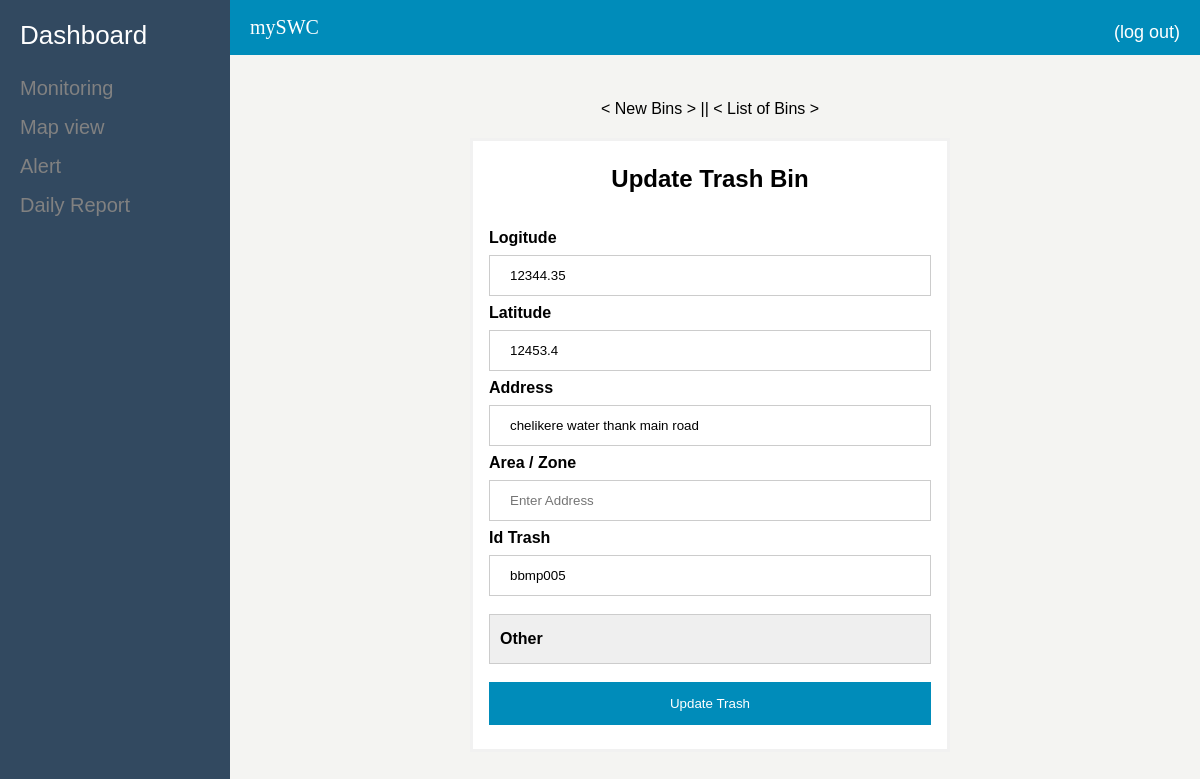
Before: /editTrash.php?idTrash=10 with the older database file.
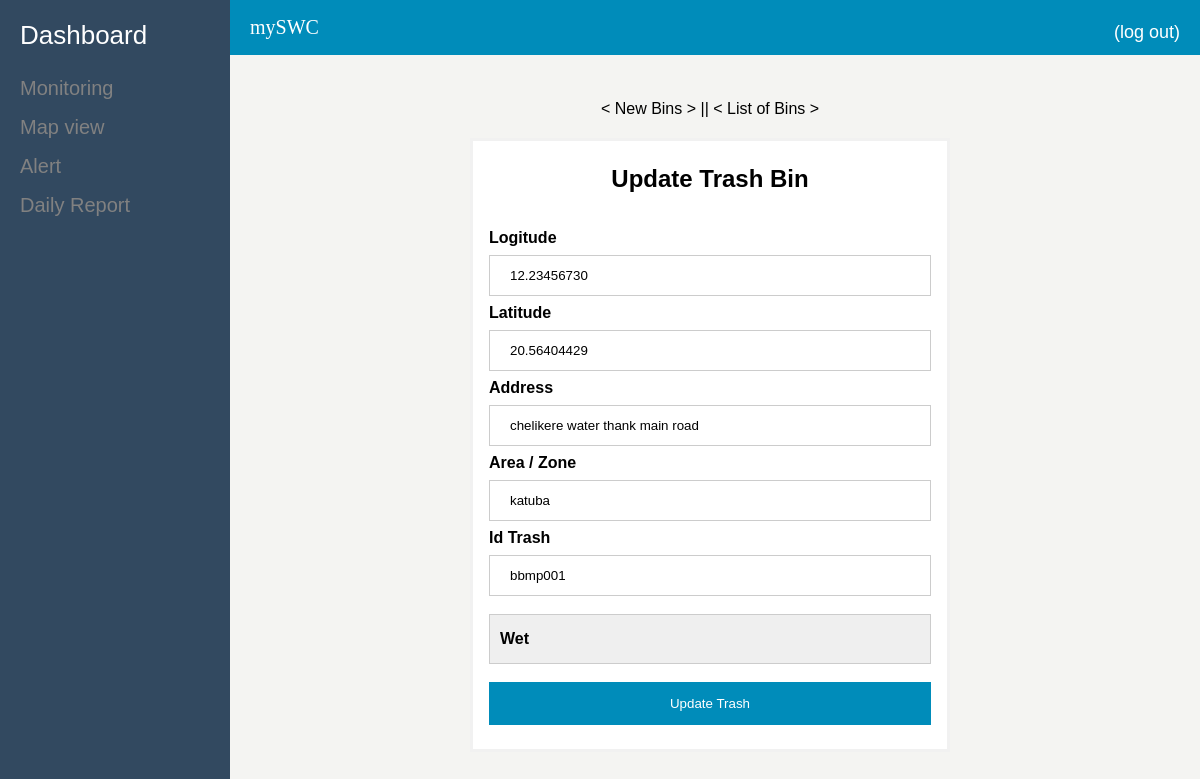
After: the same page with the newer database file.
### tables this page shows
CREATE TABLE `trash` (
  `_idTrash` int(11) NOT NULL,
  `longi` varchar(45) DEFAULT NULL,
  `lat` varchar(45) DEFAULT NULL,
  `address` varchar(45) DEFAULT NULL,
  `area` varchar(50) NOT NULL,
  `idTrash` varchar(45) DEFAULT NULL,
  `dateTrash` datetime DEFAULT current_timestamp(),
  `typeTrash` varchar(255) DEFAULT NULL
);

### modals/Ftrash.php (called while the page is built, shortened)
<?php
class Ftrash
{
    static function getTrashById($idTrash)
    {
        $con=Database::getConnection();
        $req=$con->prepare('SELECT * FROM trash WHERE _idTrash=?');
        $req->execute(array($idTrash));
        return $req->fetch();
    }
}

### editTrash.php (the view, shortened to what this page needs)
<!DOCTYPE html>
<html lang="en">
<head>
    <link rel="stylesheet" href="assets/style/menu.css">
    <link rel="stylesheet" href="assets/style/main.css">
    <link rel="stylesheet" href="assets/style/form.css">
</head>
<body>
    <section>
        <?php include_once 'commons/menu.php';?>
        <?php include_once 'commons/header.php';?>
        <?php
            include_once 'modals/Ftrash.php';
            $trash=Ftrash::getTrashById($_GET['idTrash']);
        ?>
    </section>
    <section class="body-container">
        <div class="ml-24">
            <div class="form-container">
                <div class="m-2 back-link">
                    <a href="newTrash.php">< New Bins ></a> ||
                    <a href="listTrash.php">< List of Bins ></a>
                </div>
                <form action="controllers/editTrash.php" method="post">
                    <div class="form-title">
                        <h2>Update Trash Bin</h2>
                    </div>
                    <div class="field-container">
                        <label for="username"><b>Logitude</b></label>
                        <input value="<?=$trash['longi'];?>" type="text" placeholder="Enter Logitude" name="long" required>
                        <label for="psw"><b>Latitude</b></label>
                        <input value="<?=$trash['lat'];?>" type="text" placeholder="Enter Latitude" name="lat" required>
                        <label for="psw"><b>Address</b></label>
                        <input value="<?=$trash['address'];?>" type="text" placeholder="Enter Short Address" name="address" required>
                        <label for="psw"><b>Area / Zone</b></label>
                        <input value="<?=$trash['area'];?>" type="text" placeholder="Enter Address" name="area" required>
                        <label for="psw"><b>Id Trash</b></label>
                        <input value="<?=$trash['idTrash'];?>" type="text" placeholder="Enter Code Trash" name="codeTras" required>
                        <select  class="custom-select" name="type" required>
                            <option selected value="<?=$trash['typeTrash'];?>"><?=ucfirst($trash['typeTrash']);?></option>
                        </select>
                        <button type="submit">Update Trash</button>
                    </div>
                </form>
            </div>
        </div>
    </section>
</body>
</html>

Changed rows visible on the page:
changed trash "chelikere water thank main road": long "12344.35" → "12.23456730"; lat "12453.4" → "20.56404429"; area (not shown) → "katuba"; codeTras "bbmp005" → "bbmp001"; type "Other" → "Wet"
